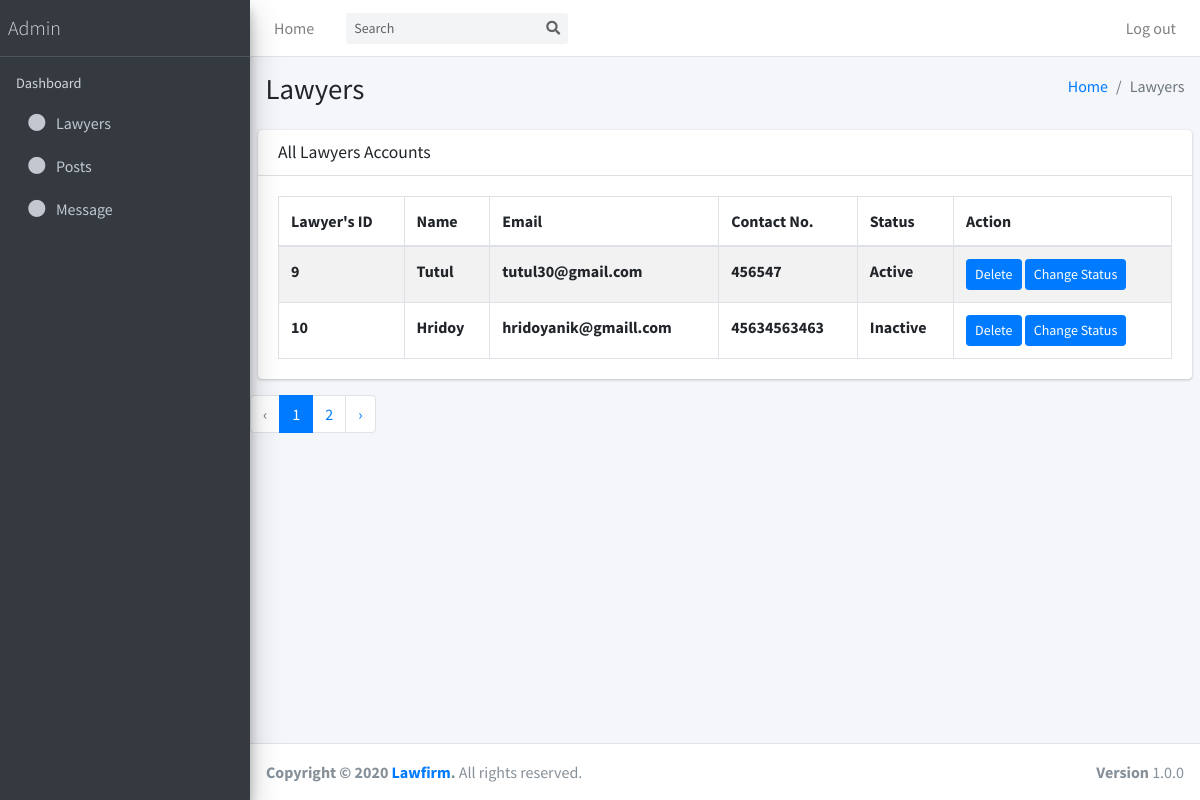
Page /admin/lawyer.php on the committed database.
### tables this page shows
CREATE TABLE `user` (
  `user_id` int(20) NOT NULL,
  `user_name` varchar(40) NOT NULL,
  `designation` varchar(20) NOT NULL,
  `email` varchar(25) NOT NULL,
  `photo` varchar(255) NOT NULL,
  `chamber_address` varchar(40) NOT NULL,
  `phone` varchar(30) NOT NULL,
  `experience` varchar(40) NOT NULL,
  `qualification` varchar(40) NOT NULL,
  `total_sol_case` int(20) NOT NULL,
  `avaibility` varchar(25) NOT NULL,
  `fees` int(20) NOT NULL,
  `bio` varchar(30) NOT NULL,
  `type` varchar(15) NOT NULL,
  `password` varchar(25) NOT NULL,
  `status` int(5) NOT NULL
);

### admin/lawyer.php (the view, shortened to what this page needs)
<?php
  include 'databaseconnet.php';
?>
<!DOCTYPE html>
<html>
<head>
  <link rel="stylesheet" href="plugins/fontawesome-free/css/all.min.css">
  <link rel="stylesheet" href="dist/css/adminlte.min.css">
</head>
<body class="hold-transition sidebar-mini">
<div class="wrapper">
  <nav class="main-header navbar navbar-expand navbar-white navbar-light">
    <ul class="navbar-nav">
      <li class="nav-item d-none d-sm-inline-block">
        <a href="ad_dash.php" class="nav-link">Home</a>
      </li>
    </ul>
    <form class="form-inline ml-3">
      <div class="input-group input-group-sm">
        <input class="form-control form-control-navbar" type="search" placeholder="Search" aria-label="Search">
        <div class="input-group-append">
          <button class="btn btn-navbar" type="submit">
            <i class="fas fa-search"></i>
          </button>
        </div>
      </div>
    </form>
    <ul class="navbar-nav ml-auto">
      <li class="nav-item dropdown">
        <a class="nav-link" href="../login.php">Log out</a>
      </li>
    </ul>
  </nav>
  <aside class="main-sidebar sidebar-dark-primary elevation-4">
    <a href="ad_dash.php" class="brand-link">
      <span class="brand-text font-weight-light">Admin</span>
    </a>
    <div class="sidebar">
      <nav class="mt-2">
        <ul class="nav nav-pills nav-sidebar flex-column" data-widget="treeview" role="menu" data-accordion="false">
          <li class="nav-header">Dashboard</li>
          <li class="nav-item">
            <a href="lawyer.php" class="nav-link">
              <i class="fas fa-circle nav-icon"></i>
              <p>Lawyers</p>
            </a>
          </li>
          <li class="nav-item">
            <a href="post.php" class="nav-link">
              <i class="fas fa-circle nav-icon"></i>
              <p>Posts</p>
            </a>
          </li>
          <li class="nav-item">
            <a href="message.php" class="nav-link">
              <i class="fas fa-circle nav-icon"></i>
              <p>Message</p>
            </a>
          </li>
        </ul>
      </nav>
    </div>
  </aside>
  <div class="content-wrapper">
      <section class="content-header">
      <div class="container-fluid">
        <div class="row mb-2">
          <div class="col-sm-6">
            <h1>Lawyers</h1>
          </div>
          <div class="col-sm-6">
            <ol class="breadcrumb float-sm-right">
              <li class="breadcrumb-item"><a href="#">Home</a></li>
              <li class="breadcrumb-item active">Lawyers</li>
            </ol>
          </div>
        </div>
      </div>
    </section>
      <section class="content">
       <div class="card">
            <div class="card-header">
              <h3 class="card-title">All Lawyers Accounts</h3>
            </div>
            <div class="card-body">
              <table id="example1" class="table table-bordered table-striped">
                <thead>
                <tr>
                  <th>Lawyer's ID</th>
                  <th>Name</th>
                  <th>Email</th>
                  <th>Contact No.</th>
                  <th>Status</th>
                  <th>Action</th>
                </tr>
                </thead>
              <tbody>
              <?php
                $sql="SELECT * FROM `user`  WHERE `type`='user' Order by 'user_id'";
                $res=mysqli_query($conn,$sql);
                while($row = mysqli_fetch_array($res))
                {
                  $status=$row['status'];
                  if ($status == '1') {
                    $a='Active';
                    }
                  else{
                    $a='Inactive';
                  }
              ?>
              <tr>
                <th><?php echo $row['user_id']; ?></th>
                <th><?php echo $row['user_name']; ?></th>
                <th><?php echo $row['email']; ?></th>
                <th><?php echo $row['phone']; ?></th>
                <th><?php echo $a;?></th>
                <th>
                   <form method="post" action="lawyer.php">
                      <button type="submit" class="btn btn-primary a-btn-slide-text btn-sm" name="delete" style="float: center;">Delete</button>
                      <button type="submit" class="btn btn-primary a-btn-slide-text btn-sm" name="status">Change Status</button>
                    </form>
                </th>
                  <?php } ?>
              </tr>
            </tbody>
              </table>
            </div>
          </div>
    </section>
            <nav>
            <ul class="pagination">
                <li class="page-item disabled" aria-disabled="true" aria-label="&laquo; Previous">
                        <span class="page-link" aria-hidden="true">&lsaquo;</span>
                </li>
                <li class="page-item active" aria-current="page"><span class="page-link">1</span>
                </li>
                <li class="page-item"><a class="page-link" href="#">2</a></li>
                <li class="page-item"> <a class="page-link" href="#" rel="next" aria-label="Next &raquo;">&rsaquo;</a>
                </li>
            </ul>
           </nav>
  </div>
  <footer class="main-footer">
    <div class="float-right d-none d-sm-block">
      <b>Version</b> 1.0.0
    </div>
    <strong>Copyright &copy; 2020 <a href="dash">Lawfirm</a>.</strong> All rights
    reserved.
  </footer>
</div>
</body>
</html>

### rows in the picture
user: user_id "9", user_name "Tutul", email "tutul30@gmail.com", phone "456547", status "Active"
user: user_id "10", user_name "Hridoy", email "hridoyanik@gmaill.com", phone "45634563463", status "Inactive"
